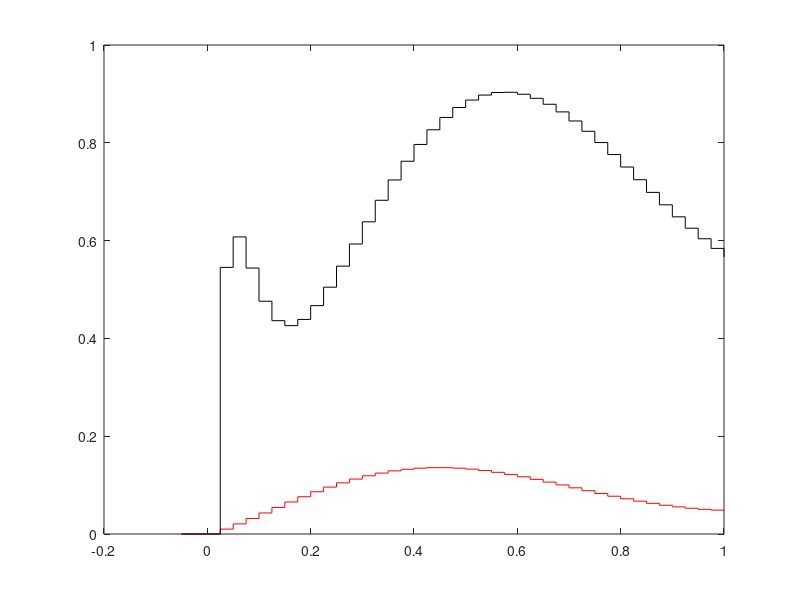
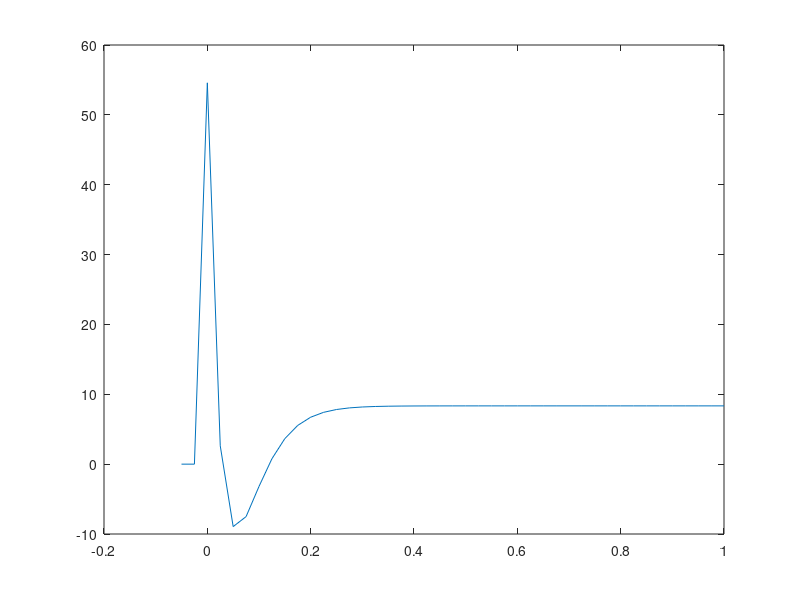

Reproduce these figures in MATLAB, in order.
p=0.5;
tfinal=1;
T = 0.025;

b2 = 0;
b1 = 0.002296;
b0 = 0.002288;
a1= -1.952;
a0 = 0.9902;


%custom

a1 = -1.92894;
a0 = 0.946607;
b1 = 0.00998879;
b0 = -0.00861729;

KF = ((1-p)^2)/0.00458;
fb2 = KF;
fb1 = -1.952*KF;
fb0= 0.9902*KF;
fa1 = -2*p;
fa0 = p^2;

tvec=[-2*T:T:tfinal];
N=length(tvec);
r=ones(1,N);
r(1)=0;
r(2)=0;
u=zeros(1,N);
y=zeros(1,N);
yunc=zeros(1,N);

for k=1:N-2
    yunc(k+2) = -a1*yunc(k+1)-a0*yunc(k)+b2*r(k+2)+b1*r(k+1)+b0*r(k);
    u(k+2) = -fa1*u(k+1)-fa0*u(k) + fb2*r(k+2) + fb1*r(k+1)+fb0*r(k);
    y(k+2) = -a1*y(k+1)-a0*y(k)+b2*u(k+2)+b1*u(k+1)+b0*u(k);
end

figure(1)
stairs(tvec,yunc,'r')
hold on
stairs(tvec,y,'k')
hold off

figure(2)
plot(tvec,u)
